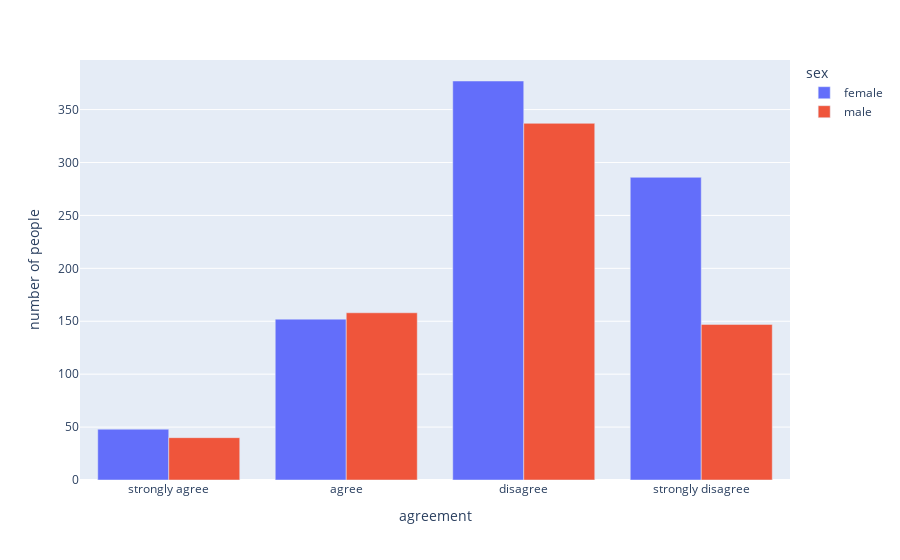

Source (notebook cell):
### Code cell
bar_plot = px.bar(sorted_value_counts, x = 'agreement', y = 'number of people', color = 'sex', barmode = 'group')
bar_plot

### Figure 1 — Plotly figure (JSON) as saved in the notebook; plotly's stock layout.template omitted (floating-point values rounded to 4 significant figures)
{"data": [{"alignmentgroup": "True", "hovertemplate": "sex=female<br>agreement=%{x}<br>number of people=%{y}<extra></extra>", "legendgroup": "female", "marker": {"color": "#636efa", "pattern": {"shape": ""}}, "name": "female", "offsetgroup": "female", "orientation": "v", "showlegend": true, "textposition": "auto", "type": "bar", "x": ["strongly agree", "agree", "disagree", "strongly disagree"], "xaxis": "x", "y": [48, 152, 377, 286], "yaxis": "y"}, {"alignmentgroup": "True", "hovertemplate": "sex=male<br>agreement=%{x}<br>number of people=%{y}<extra></extra>", "legendgroup": "male", "marker": {"color": "#EF553B", "pattern": {"shape": ""}}, "name": "male", "offsetgroup": "male", "orientation": "v", "showlegend": true, "textposition": "auto", "type": "bar", "x": ["strongly agree", "agree", "disagree", "strongly disagree"], "xaxis": "x", "y": [40, 158, 337, 147], "yaxis": "y"}], "layout": {"barmode": "group", "legend": {"title": {"text": "sex"}, "tracegroupgap": 0}, "margin": {"t": 60}, "xaxis": {"anchor": "y", "domain": [0, 1], "title": {"text": "agreement"}}, "yaxis": {"anchor": "x", "domain": [0, 1], "title": {"text": "number of people"}}}}
